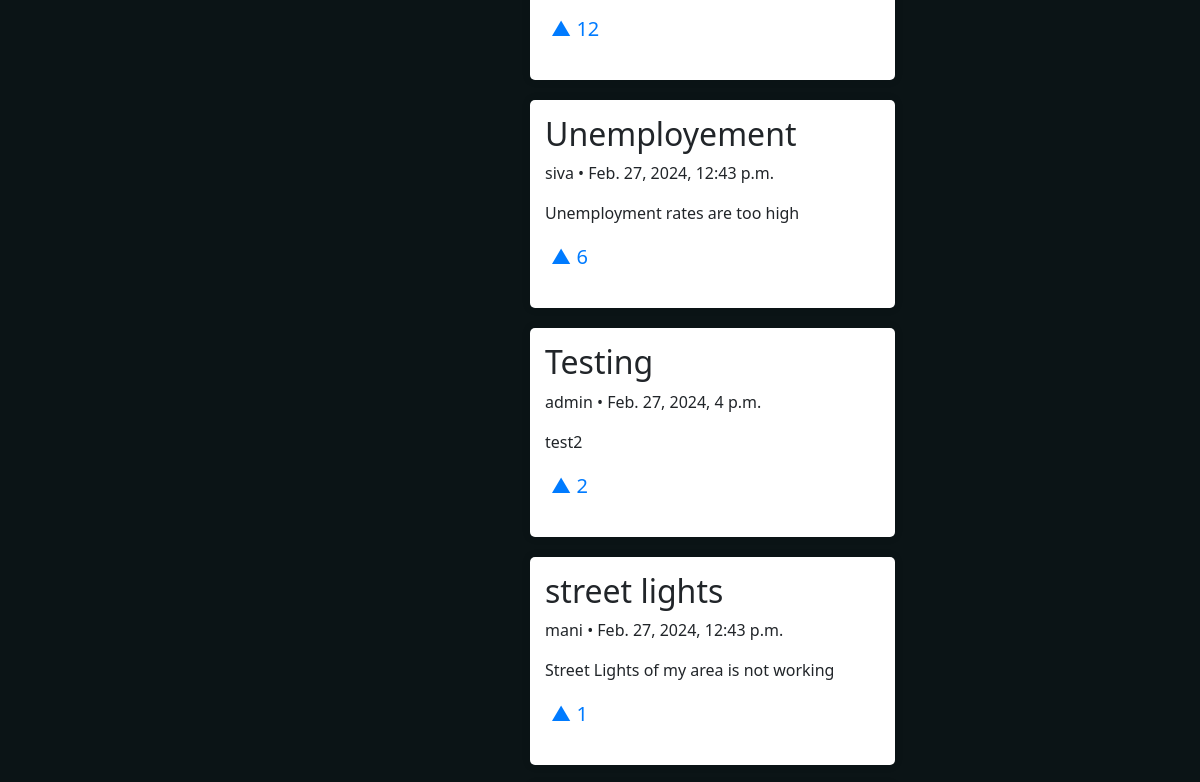
Before: / (middle part) with the older database file.
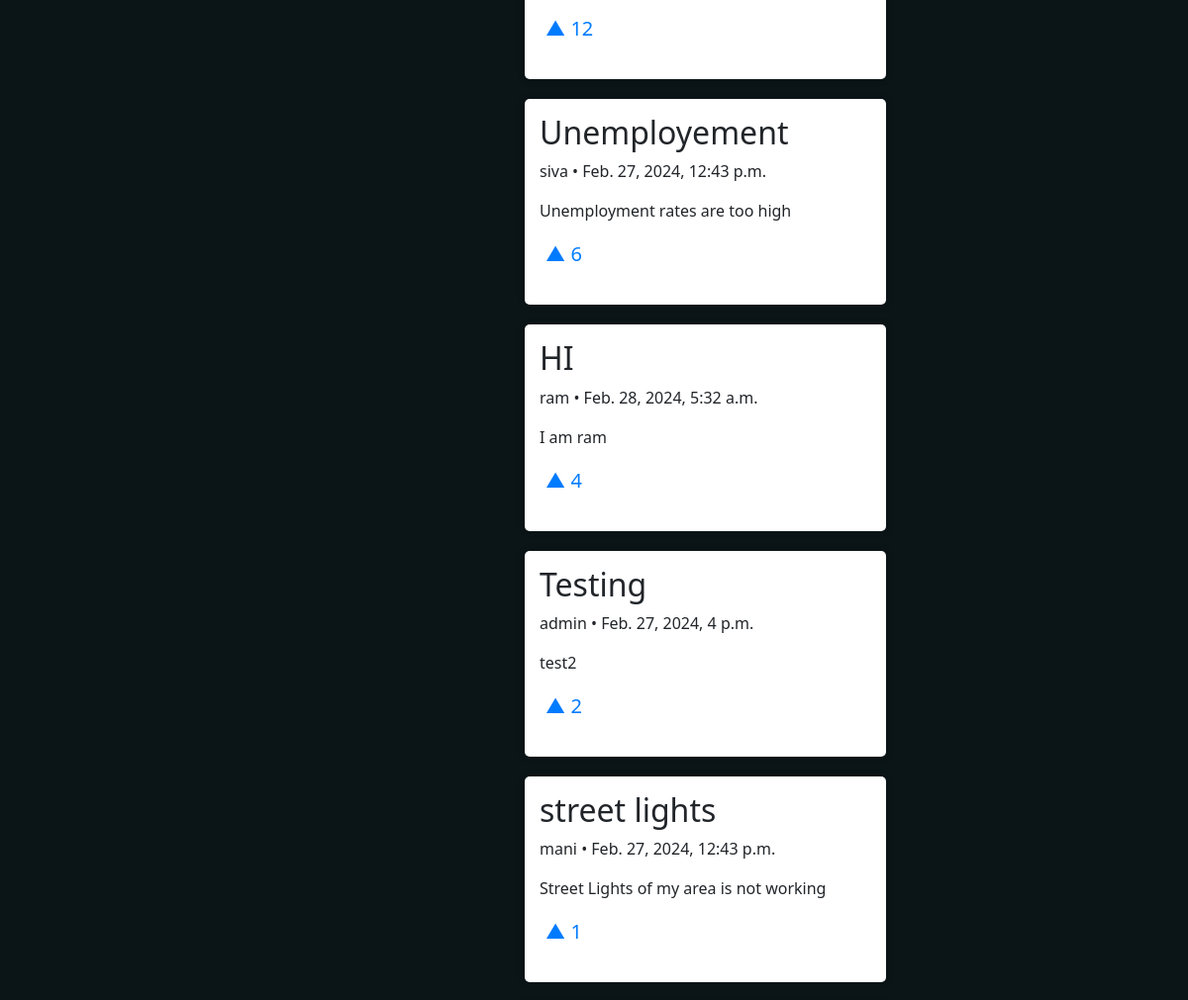
After: the same page with the newer database file.
### home/models.py (models this page shows, shortened)
class post(models.Model):
    user = models.ForeignKey(User, related_name="posts", on_delete=models.CASCADE)
    title = models.CharField(max_length=100)
    content = models.TextField(max_length=1000)
    date_posted = models.DateTimeField(auto_now_add=True)
    upvotes = models.IntegerField(default=0)

### home/views.py (the view)
# urls.py: path('',views.home,name="home"),
def home(request):
    if request.method=="POST":
        post_id=request.POST.get("post_id")
        selected_post = get_object_or_404(post, pk=post_id)
        selected_post.upvote()
    posts=post.objects.order_by('-upvotes')
    return render(request,"home.html",{'posts':posts})

### home/templates/home.html (shortened to what this page needs)
{% extends "layout.html" %}
{% block content %}
    <div class="home-container">
        <div class="row">
            <div class="col-md-8">
                <div class="feed-container">
                    <div class="feed">
                        {% for post in posts %}
                            <div class="post-box">
                                <div class="post">
                                    <h2>{{ post.title }}</h2>
                                    <p>{{ post.user.username }} • {{ post.date_posted }}</p>
                                    <p>{{ post.content }}</p>
                                    <form action="{% url 'home' %}" method="post">
                                        <button type="submit" name="upvote" class="upvote-btn">&#9650;  {{ post.upvotes }}</button>
                                    </form>
                                </div>
                            </div>
                        {% endfor %}
                    </div>
                </div>
            </div>
        </div>
    </div>
{% endblock %}

Changed rows visible on the page:
added post: title "HI", user.username "ram", date_posted "Feb. 28, 2024, 5:32 a.m.", content "I am ram", upvotes "4"
